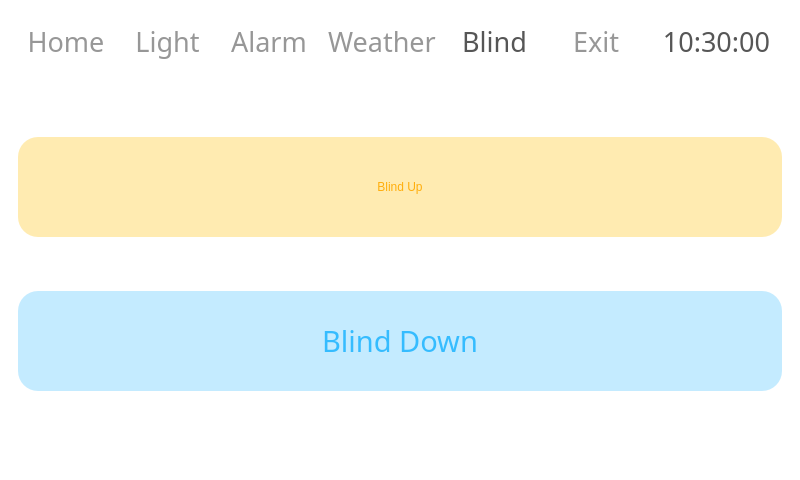
<?xml version="1.0" encoding="UTF-8"?>
<ui version="4.0">
 <class>MainWindow</class>
 <widget class="QMainWindow" name="MainWindow">
  <property name="geometry">
   <rect>
    <x>0</x>
    <y>0</y>
    <width>800</width>
    <height>480</height>
   </rect>
  </property>
  <property name="minimumSize">
   <size>
    <width>800</width>
    <height>480</height>
   </size>
  </property>
  <property name="font">
   <font>
    <family>Verdana</family>
    <pointsize>22</pointsize>
   </font>
  </property>
  <property name="windowTitle">
   <string>MainWindow</string>
  </property>
  <property name="styleSheet">
   <string notr="true">background-color:#FFFFFF;color:#565656</string>
  </property>
  <widget class="QWidget" name="centralwidget">
   <layout class="QGridLayout" name="gridLayout">
    <item row="0" column="0" colspan="5">
     <widget class="QWidget" name="widget" native="true">
      <property name="sizePolicy">
       <sizepolicy hsizetype="Preferred" vsizetype="Preferred">
        <horstretch>0</horstretch>
        <verstretch>0</verstretch>
       </sizepolicy>
      </property>
      <property name="maximumSize">
       <size>
        <width>16777215</width>
        <height>65</height>
       </size>
      </property>
      <layout class="QHBoxLayout" name="horizontalLayout">
       <item>
        <widget class="QPushButton" name="Home">
         <property name="minimumSize">
          <size>
           <width>0</width>
           <height>40</height>
          </size>
         </property>
         <property name="maximumSize">
          <size>
           <width>140</width>
           <height>16777215</height>
          </size>
         </property>
         <property name="font">
          <font>
           <family>Assistant</family>
           <pointsize>20</pointsize>
           <weight>50</weight>
           <italic>false</italic>
           <bold>false</bold>
          </font>
         </property>
         <property name="styleSheet">
          <string notr="true">border-style: solid;border-width: 0px;border-radius:0;background-color: #FFFFFF; padding:5px; color:#979797;font: 20pt &quot;Assistant&quot;;</string>
         </property>
         <property name="text">
          <string>Home</string>
         </property>
        </widget>
       </item>
       <item>
        <widget class="QPushButton" name="Light">
         <property name="minimumSize">
          <size>
           <width>0</width>
           <height>40</height>
          </size>
         </property>
         <property name="maximumSize">
          <size>
           <width>140</width>
           <height>16777215</height>
          </size>
         </property>
         <property name="font">
          <font>
           <family>Assistant</family>
           <pointsize>20</pointsize>
           <weight>50</weight>
           <italic>false</italic>
           <bold>false</bold>
          </font>
         </property>
         <property name="styleSheet">
          <string notr="true">border-style: solid;border-width: 0px;border-radius:0;background-color: #FFFFFF; padding:5px; color:#979797;font: 20pt &quot;Assistant&quot;;</string>
         </property>
         <property name="text">
          <string>Light</string>
         </property>
        </widget>
       </item>
       <item>
        <widget class="QPushButton" name="Alarm">
         <property name="minimumSize">
          <size>
           <width>0</width>
           <height>40</height>
          </size>
         </property>
         <property name="maximumSize">
          <size>
           <width>140</width>
           <height>16777215</height>
          </size>
         </property>
         <property name="font">
          <font>
           <family>Assistant</family>
           <pointsize>20</pointsize>
           <weight>50</weight>
           <italic>false</italic>
           <bold>false</bold>
          </font>
         </property>
         <property name="styleSheet">
          <string notr="true">border-style: solid;border-width: 0px;border-radius:0;background-color: #FFFFFF; padding:5px; color:#979797;font: 20pt &quot;Assistant&quot;;</string>
         </property>
         <property name="text">
          <string>Alarm</string>
         </property>
        </widget>
       </item>
       <item>
        <widget class="QPushButton" name="Weather">
         <property name="minimumSize">
          <size>
           <width>0</width>
           <height>40</height>
          </size>
         </property>
         <property name="maximumSize">
          <size>
           <width>140</width>
           <height>16777215</height>
          </size>
         </property>
         <property name="font">
          <font>
           <family>Assistant</family>
           <pointsize>20</pointsize>
           <weight>50</weight>
           <italic>false</italic>
           <bold>false</bold>
          </font>
         </property>
         <property name="styleSheet">
          <string notr="true">border-style: solid;border-width: 0px;border-radius:0;background-color: #FFFFFF; padding:5px; color:#979797;font: 20pt &quot;Assistant&quot;;</string>
         </property>
         <property name="text">
          <string>Weather</string>
         </property>
        </widget>
       </item>
       <item>
        <widget class="QPushButton" name="Blind">
         <property name="minimumSize">
          <size>
           <width>0</width>
           <height>40</height>
          </size>
         </property>
         <property name="maximumSize">
          <size>
           <width>140</width>
           <height>16777215</height>
          </size>
         </property>
         <property name="font">
          <font>
           <family>Assistant</family>
           <pointsize>20</pointsize>
           <weight>50</weight>
           <italic>false</italic>
           <bold>false</bold>
          </font>
         </property>
         <property name="styleSheet">
          <string notr="true">border-style: solid;border-width: 0px;border-radius:0;background-color: #FFFFFF; padding:5px;font: 20pt &quot;Assistant&quot;;</string>
         </property>
         <property name="text">
          <string>Blind</string>
         </property>
        </widget>
       </item>
       <item>
        <widget class="QPushButton" name="Exit">
         <property name="minimumSize">
          <size>
           <width>0</width>
           <height>40</height>
          </size>
         </property>
         <property name="maximumSize">
          <size>
           <width>140</width>
           <height>16777215</height>
          </size>
         </property>
         <property name="font">
          <font>
           <family>Assistant</family>
           <pointsize>20</pointsize>
           <weight>50</weight>
           <italic>false</italic>
           <bold>false</bold>
          </font>
         </property>
         <property name="styleSheet">
          <string notr="true">border-style: solid;border-width: 0px;border-radius:0;background-color: #FFFFFF; padding:5px; color:#979797;font: 20pt &quot;Assistant&quot;;</string>
         </property>
         <property name="text">
          <string>Exit</string>
         </property>
        </widget>
       </item>
       <item>
        <widget class="QLabel" name="ClockLabel">
         <property name="font">
          <font>
           <family>Assistant</family>
           <pointsize>20</pointsize>
           <weight>50</weight>
           <italic>false</italic>
           <bold>false</bold>
          </font>
         </property>
         <property name="styleSheet">
          <string notr="true">border-style: solid;border-width: 0px;border-radius:0;background-color: #FFFFFF; padding:5px;font: 20pt &quot;Assistant&quot;;</string>
         </property>
         <property name="text">
          <string>10:30:00</string>
         </property>
         <property name="alignment">
          <set>Qt::AlignRight|Qt::AlignTrailing|Qt::AlignVCenter</set>
         </property>
        </widget>
       </item>
      </layout>
     </widget>
    </item>
    <item row="1" column="0" colspan="5">
     <widget class="QWidget" name="widget_2" native="true">
      <layout class="QGridLayout" name="gridLayout_2">
       <item row="0" column="0">
        <widget class="QPushButton" name="BlindUp">
         <property name="minimumSize">
          <size>
           <width>0</width>
           <height>100</height>
          </size>
         </property>
         <property name="styleSheet">
          <string notr="true">color: #FFAE0D;
font: 63 22pt &quot;Assistant SemiBold&quot;;border-style: solid;border-width: 0px; padding:5px;border-radius: 20; background-color: rgb(255, 235, 177);
</string>
         </property>
         <property name="text">
          <string>Blind Up</string>
         </property>
        </widget>
       </item>
       <item row="1" column="0">
        <widget class="QPushButton" name="BlindDown">
         <property name="minimumSize">
          <size>
           <width>0</width>
           <height>100</height>
          </size>
         </property>
         <property name="font">
          <font>
           <family>Assistant SemiBold</family>
           <pointsize>22</pointsize>
           <weight>7</weight>
           <italic>false</italic>
           <bold>false</bold>
          </font>
         </property>
         <property name="styleSheet">
          <string notr="true">border-style: solid;border-width: 0px;border-radius:0;background-color: #C4EBFF; padding:5px; color:#35BCFF; border-radius: 20; font: 63 22pt &quot;Assistant SemiBold&quot;</string>
         </property>
         <property name="text">
          <string>Blind Down</string>
         </property>
        </widget>
       </item>
      </layout>
     </widget>
    </item>
   </layout>
  </widget>
  <widget class="QMenuBar" name="menubar">
   <property name="geometry">
    <rect>
     <x>0</x>
     <y>0</y>
     <width>800</width>
     <height>21</height>
    </rect>
   </property>
  </widget>
  <widget class="QStatusBar" name="statusbar"/>
 </widget>
 <resources>
  <include location="Resources.qrc"/>
 </resources>
 <connections/>
</ui>
